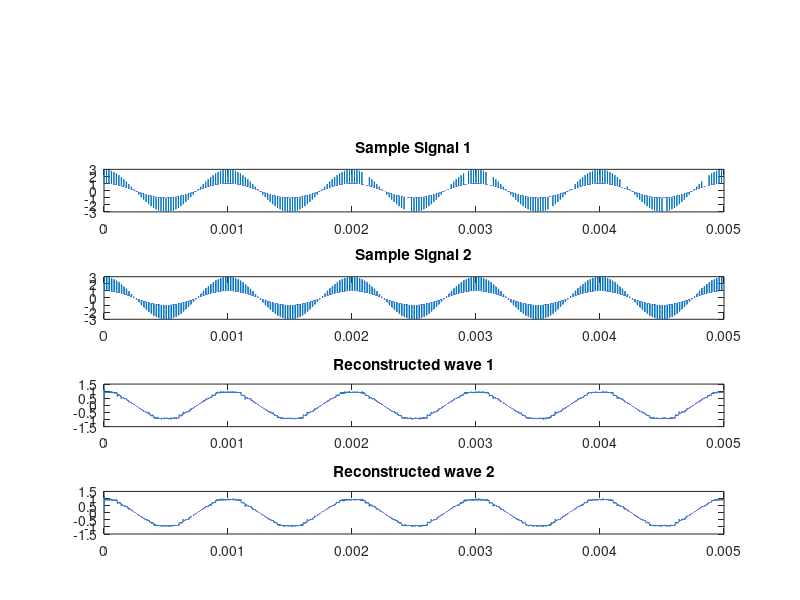

Reproduce this figure in MATLAB.
clc;
clear all;
close all;
am = 2;
fm = 1000;
fs = 50*fm;
t = 0:1/(1000*fs):5/fm;
m_t = am*cos(2*pi*fm*t);
subplot(5,1,4);
plot(t,m_t);
title('Message Signal');

s1_t = (1+square(2*pi*fs*t,0.1)/2);
s2_t = (1+square(2*pi*fs*t,20)/2);

subplot(5,1,2);
plot(t,s1_t.*m_t);
title('Sample Signal 1');

subplot(5,1,3);
plot(t,s2_t.*m_t);
title('Sample Signal 2');

[n,d] = butter(10,1/60);
y = filter(n,d,s1_t.*m_t);
subplot(5,1,4);
plot(t,y);
title('Reconstructed wave 1');

[n1,d1] = butter(10,1/60);
y1 = filter(n1,d1,s2_t.*m_t);
subplot(5,1,5);
plot(t,y);
title('Reconstructed wave 2');